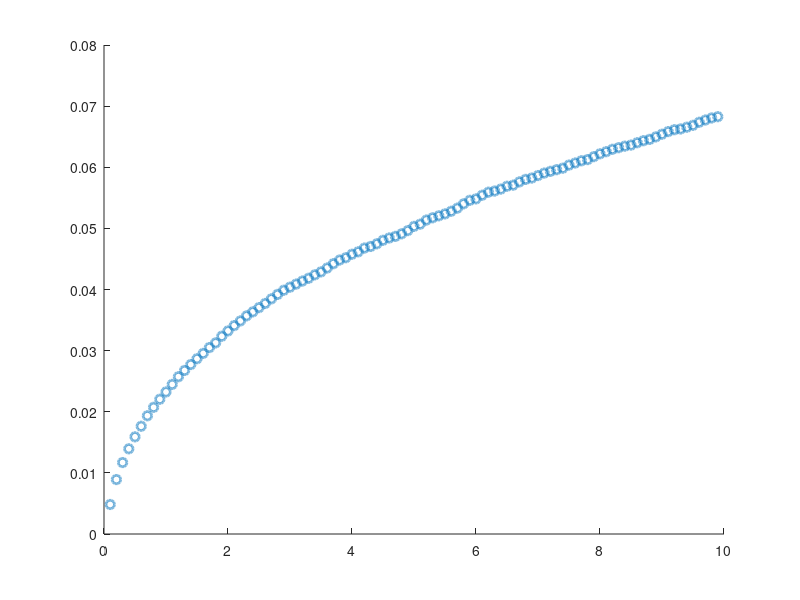

Recreate this plot in MATLAB. (Note: this script raises an error after producing the figure.)
%{
Author: Yu-Huan Wang (Kim Lab at UIUC) - yuhuanw2@illinois.edu
    Creation date: 9/24/2024
    Last update date: 12/18/2025

Description: This code simulation the subdiffusion following fractional
Brownian Motion (fBM), with the effect of locErr & motion averaging.

This code plots mutliple MSD curves with different locErr. Motion blur can
be turned of via 'blurFlag' (optional). 

~~~~~~~~ compared to subdiffSim.m ~~~~~~~~


There're two fitting methods to choose from (see 'linearFitFlag')
    1) linear fitting in log scale
    2) non-linear fitting in log scale
There's also option to plot the theoretical MSD based on the diffusion
parameters via 'theoFlag'

fBM core: 10.1103/PhysRevE.110.014105 (Eq.1)
---------------------------------------------------------------------------
%}

clear, clc, close all

simPath = 'C:\Users\yuhuanw2\Documents\MATLAB\simDiffusion\'; cd( simPath)
strain = 'sim';

% imaging parameters
nTracks = 20000; 
nFrames = 100;      % frane number: 100 frames
frameT = 100e-3;    % frame interval: 500 ms
expT = frameT;      % exposure time: 100 ms
dt = expT/ 10;      % simulation step time: 10 ms

% secondary parameters
nInterval = frameT/ dt;         % number of simulation steps per frame
nAvg = expT/ dt;                % number of averaging steps per exposure
nSteps = nFrames* nInterval;    % simulation steps, simulation track length
time = frameT*( 1:nFrames-1);   % readout time points

% diffusion parameters
alpha = 0.4;        % subdiffusion exponent
D = 0.005;          % um^2/s
locErr = 20e-3;     % 20 nm, unit: um

dim = 3; % dimension of the system


fprintf( '~~~~ Simulation Starts ~~~~\n')
fprintf( '   D = %.1g,  frameT = %d ms,  nFrame = %d,  locErr = %.1g nm\n', D, frameT*1e3, nFrames, locErr*1e3)
fprintf( '   dt = %d ms,  nAvg = %d steps,  overall movement: %.2f um\n', dt*1e3, nAvg, sqrt( 2*D*frameT*nFrames))
fprintf( '   locErr^2 = %d nm^2, motion blur = %.2f nm^2\n\n', locErr^2* 1e6, 2*D*expT^alpha/ (1+alpha)/ (2+alpha)* 1e6)

%% Subdiffusion simulation (fBM) & generate tracks

t = dt*( 1: nSteps);    covMat = zeros( nSteps);

tStart = tic;

% creating the covariance matrix
for i = 1: nSteps
    for j = 1: i
        % symmetric matrix, only calculate lower half
        covMat( i, j) = t(i)^alpha + t(j)^alpha - abs( t(i)-t(j))^alpha;        
    end
end

% Cholesky decomposition
L = chol( D* covMat, 'lower');
fprintf( '~~~~  Time: %.2f s (Covariance Matrix Created)  ~~~~\n\n', toc( tStart))


% generate tracks as a tf structure
tf( nTracks, 1).traj = []; % initialization

for i = 1: nTracks
    tf(i).traj = L* randn( nSteps, dim); % subdiffusive tracks
    % tf(i).locE = locErr* randn( nSteps, dim); % unit: um
end
traj = { tf.traj}';
% locE = { tf.locE}';

fprintf( '~~~~  Time: %.2f s (%d tracks generated)  ~~~~\n\n', toc( tStart), nTracks)

%% Add locErr & MSD Plotting

close all

figure( 'Position', [1000 400 420 400])
colorList = get( gca,'colororder');     colorList = repmat( colorList, [2, 1]);

theoFlag = false; % flag for plotting the theoretical MSD
linearFitFlag = false; % 1: linear fit, 0: non-linear fit

fitR = 1: 3;    % linear fitting range
fitR2 = 1: 40;  % non-linear fitting range

% list for locErr & flag for motion blurring
locErrList = [ 0 20 30 40 50]* 1e-3; % unit: um
blurFlag = true( 1, length( locErrList));

% locErrList = [ 0 20 40 50 0]* 1e-3; % unit: um
% blurFlag = [ true( 1, length( locErrList)) false];

fitResult = nan( length( locErrList), 2); % [alphaFit, DFit] for each condition

for c = 1: length( locErrList)
    
    % generate locErr for each frame
    locErr = locErrList( c);        
    for i = 1: nTracks        
        tf(i).locE = locErr* randn( nFrames, dim);
    end    
    locE = { tf.locE}'; % unit: um

    % apply motion blurring
    if logical( blurFlag( c))

        % divide simulation steps by each frame (nInterval steps) into the 3rd dimension
        % dimension: [x, y, z] - [dim, nInterval, nFrames]
        tmp = cellfun( @(x) reshape( x', dim, nInterval, []), traj, 'UniformOutput', false);

        % take average of steps during the exposure time window 
        % (average of 1:nAvg in the nInterval steps), dimension: [x, y] - [nFrames, 3]
        trajAvg = cellfun( @(x) squeeze( mean( x(:,1:nAvg,:),2))', tmp, 'UniformOutput', false);
        trajLoc = cellfun( @plus, trajAvg, locE, 'UniformOutput', false);

        note = sprintf( '\\sigma=%dnm', locErr*1e3);
    else
        % no blur (no averaging & locErr)
        trajLoc = cellfun( @(x) x( 1: nInterval: end, :), traj, 'UniformOutput', false);
        note = 'no blur';
    end
    
    EnsMSD = cell2mat( cellfun( @(x) sum( (x(2:end,:)- x(1,:)).^2, 2), trajLoc, 'UniformOutput', false)')';
    eaMSD = mean( EnsMSD, 1);
    
    % plot MSD
    scatter( time, eaMSD, 40, 'LineWidth', 2, 'MarkerEdgeColor', colorList( c,:),...
        'MarkerEdgeAlpha', 0.5, 'HandleVisibility','off'), hold on


    % linear fit in log-log scale 
    f = polyfit( log( time( fitR)), log( eaMSD( fitR)), 1);
    alphaFit = f(1);    DFit = exp( f(2))/ (2*dim);
    
    if logical( theoFlag)
        % plot theoretical MSD
        tFit = linspace( time(1), time( round( nFrames/4)), 1000);
        MSDtheo = 2*dim* D* tFit.^ alpha + 2*dim* locErr^2 - 4*dim* D* expT^alpha/ (( 1+alpha)* (2+alpha));

        if ~logical( blurFlag( c))
            MSDtheo = 2*dim* D* tFit.^alpha;
        end

        plot( tFit, MSDtheo, 'LineWidth', 2, 'color', colorList( c,:), 'DisplayName', ...
            sprintf( 'theory, %s', note))
    elseif logical( linearFitFlag)
        % plot linear fit
        tFit = time( 1: round( end/10));  MSDFit =  2* dim* DFit* tFit.^ alphaFit;
        plot( tFit, MSDFit, 'LineWidth', 2, 'color', colorList( c,:), ...
            'DisplayName', sprintf( '\\alpha=%.2f, D=%.1e [%s]', alphaFit, DFit, note))
    else
        % non-linear fit using a comprehensive form: MSD = 6Dt^a + 6*locE^2 - 12D*dt^a/(1+a)(2+a) 
        fun = fittype( 'log( a*(x)^b+c)');
        x0 = [ DFit, alphaFit, 0];
        xmin = [ 0, 0, -inf];
        xmax = [ inf, 2, inf];

        f = fit( time(fitR2)', log( eaMSD(fitR2))', fun, 'StartPoint', x0, 'Lower', xmin, 'Upper', xmax);
        DFit = f.a/ (2*dim);  alphaFit = f.b;  %locErrFit = sign( f.c)* sqrt( abs( f.c)); % unit: um

        motionBlur = 4*dim* DFit* expT^alphaFit/ (( 1+alphaFit)* (2+alphaFit));
        loc2 = ( f.c + motionBlur)/ (2*dim);
        locErrFit = sign( loc2)* sqrt( abs( loc2)); % unit: um

        % tFit = linspace( time(1), time( round( nFrames/2)), 1000);
        tFit = linspace( time(1), time( fitR2(end)), 1000);
        MSDFit = 2*dim*( DFit* tFit.^ alphaFit) + f.c;
        plot( tFit, MSDFit, 'LineWidth', 2, 'color', colorList( c,:), 'DisplayName', ...
            sprintf( '\\alpha=%.2f, D=%.1e, \\sigma=%.0fnm', alphaFit, DFit, locErrFit*1e3))
    end

    fitResult( c, :) = [alphaFit, DFit];
end

% plot setting
figure( gcf)
set( gca, 'FontSize', 12)
xlabel( 'Time (s)', 'FontSize', 14)
ylabel( 'EA-MSD (µm^2)', 'FontSize', 14)
legend( 'Location', 'southeast', 'FontSize', 10)

title( '3D Subdiffusion Simulation', 'FontSize', 13)
subtitle( sprintf( 'Input: \\alpha=%g, D=%.0g, \\sigma varies', alpha, D), 'FontSize', 13)
set( gca, 'Xscale', 'log', 'YScale', 'log')

% simTxt = sprintf( '%d tracks\nframeT = %dms\nexpT = %dms\ndt = %dms', nTracks, frameT*1e3, expT*1e3, dt*1e3);
simTxt = sprintf( '%d tracks\nexpT = %dms\ndt = %dms', nTracks, expT*1e3, dt*1e3);
    
% txt = text( 0.5, 0.2, simTxt, 'FontSize', 13, 'Units', 'normalized');
txt = text( 0.1, 0.8, simTxt, 'FontSize', 13, 'Units', 'normalized');


